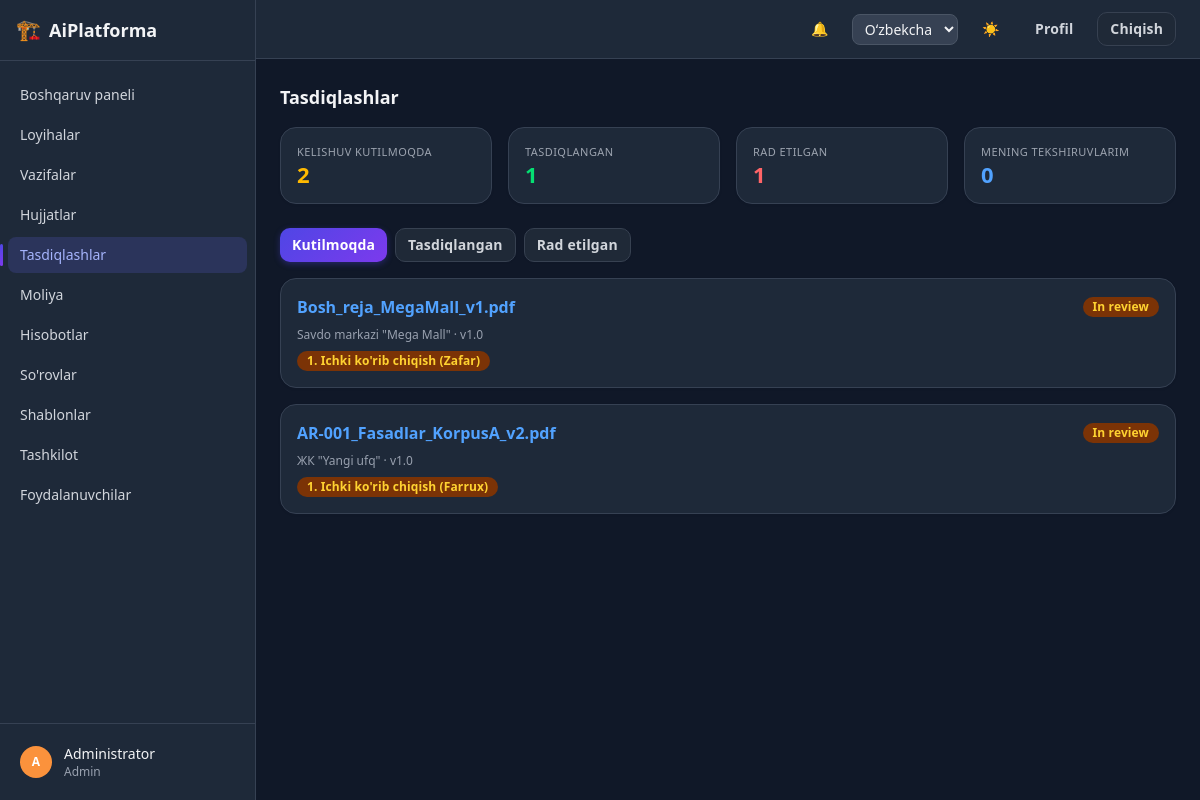
Screenshot of /documents/approvals/ (signed in) with the database file from the repository.
### apps/accounts/models.py (models this page shows, shortened)
class User(AbstractBaseUser, PermissionsMixin):
    class Role(models.TextChoices):
        ADMIN = "admin", _("Admin")
        MANAGER = "manager", _("Manager")
        GIP = "gip", _("GIP")
        GIP_ASSISTANT = "gip_assistant", _("GIP assistant")
        DESIGNER = "designer", _("Designer")
        REVIEWER = "reviewer", _("Reviewer")
        CLIENT = "client", _("Client")
    id = models.UUIDField(primary_key=True, default=uuid.uuid4, editable=False)
    email = models.EmailField(unique=True)
    full_name = models.CharField(max_length=255)
    role = models.CharField(max_length=20, choices=Role.choices, default=Role.DESIGNER)
    department = models.CharField(max_length=255, blank=True, null=True)
    phone = models.CharField(max_length=50, blank=True, null=True)
    avatar = models.ImageField(upload_to="avatars/", blank=True, null=True)
    telegram_chat_id = models.CharField(max_length=64, blank=True, null=True)
    is_active = models.BooleanField(default=True)
    is_staff = models.BooleanField(default=False)
    is_verified = models.BooleanField(default=False)
    totp_secret = models.CharField(max_length=64, blank=True, null=True)
    two_factor_enabled = models.BooleanField(default=False)
    created_at = models.DateTimeField(auto_now_add=True)
    updated_at = models.DateTimeField(auto_now=True)
    objects = UserManager()
    USERNAME_FIELD = "email"
    REQUIRED_FIELDS = ["full_name"]
    class Meta:
        ordering = ["full_name"]
    def get_short_name(self):
        return self.full_name.split()[0] if self.full_name else self.email

### apps/documents/models.py (models this page shows, shortened)
class Document(models.Model):
    id = models.UUIDField(primary_key=True, default=uuid.uuid4, editable=False)
    name = models.CharField(max_length=255)
    doc_type = models.CharField(max_length=50, blank=True, null=True)
    project = models.ForeignKey("projects.Project", on_delete=models.CASCADE, related_name="documents")
    section = models.ForeignKey(
        "projects.Section", on_delete=models.SET_NULL, null=True, blank=True, related_name="documents"
    )
    uploaded_by = models.ForeignKey(
        settings.AUTH_USER_MODEL, on_delete=models.PROTECT, related_name="uploaded_documents"
    )
    version = models.CharField(max_length=20, default="1.0")
    status = models.CharField(max_length=20, choices=DocumentStatus.choices, default=DocumentStatus.DRAFT)
    file = models.FileField(upload_to="documents/%Y/%m/", blank=True, null=True)
    file_size = models.PositiveIntegerField(default=0)
    mime_type = models.CharField(max_length=100, blank=True, null=True)
    deadline = models.DateField(blank=True, null=True)
    created_at = models.DateTimeField(auto_now_add=True)
    updated_at = models.DateTimeField(auto_now=True)
    class Meta:
        ordering = ["-created_at"]

class ApprovalStage(models.Model):
    id = models.UUIDField(primary_key=True, default=uuid.uuid4, editable=False)
    document = models.ForeignKey(Document, on_delete=models.CASCADE, related_name="approval_stages")
    stage_order = models.PositiveIntegerField()
    stage_name = models.CharField(max_length=100)
    reviewer = models.ForeignKey(
        settings.AUTH_USER_MODEL, on_delete=models.PROTECT, related_name="approval_stages"
    )
    status = models.CharField(max_length=20, choices=ApprovalStatus.choices, default=ApprovalStatus.PENDING)
    comment = models.CharField(max_length=1000, blank=True, null=True)
    reviewed_at = models.DateTimeField(blank=True, null=True)
    created_at = models.DateTimeField(auto_now_add=True)
    class Meta:
        ordering = ["stage_order"]

### apps/projects/models.py (models this page shows, shortened)
class Project(models.Model):
    class Stage(models.TextChoices):
        CONCEPT = "concept", _("Concept")
        PRELIMINARY = "preliminary", _("Preliminary design")
        WORKING_DOCS = "working_docs", _("Working documentation")
        EXPERTISE = "expertise", _("Expertise")
        CONSTRUCTION = "construction", _("Construction")
    class Status(models.TextChoices):
        ACTIVE = "active", _("Active")
        ON_HOLD = "on_hold", _("On hold")
        COMPLETED = "completed", _("Completed")
        CANCELLED = "cancelled", _("Cancelled")
    id = models.UUIDField(primary_key=True, default=uuid.uuid4, editable=False)
    name = models.CharField(max_length=255)
    description = models.CharField(max_length=2000, blank=True, null=True)
    client_name = models.CharField(max_length=255, blank=True, null=True)
    client_contact = models.CharField(max_length=255, blank=True, null=True)
    address = models.CharField(max_length=500, blank=True, null=True)
    stage = models.CharField(max_length=20, choices=Stage.choices, default=Stage.CONCEPT)
    status = models.CharField(max_length=20, choices=Status.choices, default=Status.ACTIVE)
    start_date = models.DateField(blank=True, null=True)
    deadline = models.DateField(blank=True, null=True)
    budget = models.FloatField(default=0)
    paid_amount = models.FloatField(default=0)
    created_by = models.ForeignKey(
        settings.AUTH_USER_MODEL, on_delete=models.PROTECT, related_name="created_projects"
    )
    created_at = models.DateTimeField(auto_now_add=True)
    updated_at = models.DateTimeField(auto_now=True)
    class Meta:
        ordering = ["-created_at"]

### apps/documents/views.py (the view)
# urls.py: path("approvals/", views.approvals_list, name="approvals"),
@login_required
def approvals_list(request):
    tab = request.GET.get("tab", "pending")
    base = _visible_documents(request.user)
    if tab == "approved":
        documents = base.filter(status=DocumentStatus.APPROVED)
    elif tab == "rejected":
        documents = base.filter(status=DocumentStatus.REJECTED)
    else:
        documents = base.filter(status=DocumentStatus.REVIEW)
    stat_cards = [
        {"label": _("Awaiting approval"), "value": base.filter(status=DocumentStatus.REVIEW).count(),
         "color": "text-amber-600 dark:text-amber-400"},
        {"label": _("Approved"), "value": base.filter(status=DocumentStatus.APPROVED).count(),
         "color": "text-green-600 dark:text-green-400"},
        {"label": _("Rejected"), "value": base.filter(status=DocumentStatus.REJECTED).count(),
         "color": "text-red-600 dark:text-red-400"},
        {"label": _("My pending reviews"), "value": ApprovalStage.objects.filter(
            reviewer=request.user, status=ApprovalStatus.PENDING,
            document__in=base).count(),
         "color": "text-blue-600 dark:text-blue-400"},
    ]
    return render(request, "documents/approvals_list.html", {
        "documents": documents.prefetch_related("approval_stages__reviewer"),
        "tab": tab,
        "stat_cards": stat_cards,
    })

### templates/documents/approvals_list.html (shortened to what this page needs)
{% extends "base.html" %}
{% load i18n core_extras document_extras %}
{% block page_title %}{% trans "Approvals" %}{% endblock %}
{% block content %}
{% include "partials/stat_cards.html" %}
<div class="mb-4 flex gap-2">
  <a href="?tab=pending" class="btn btn-sm {% if tab == 'pending' %}btn-primary{% else %}btn-secondary{% endif %}">{% trans "Pending" %}</a>
  <a href="?tab=approved" class="btn btn-sm {% if tab == 'approved' %}btn-primary{% else %}btn-secondary{% endif %}">{% trans "Approved" %}</a>
  <a href="?tab=rejected" class="btn btn-sm {% if tab == 'rejected' %}btn-primary{% else %}btn-secondary{% endif %}">{% trans "Rejected" %}</a>
</div>
<div class="space-y-4">
  {% for document in documents %}
    <div class="card p-4">
      <div class="mb-2 flex items-center justify-between">
        <a href="{% url 'documents:detail' document.pk %}" class="font-semibold text-blue-600 hover:underline dark:text-blue-400">{{ document.name }}</a>
        <span class="{{ document.status|document_status_badge }}">{{ document.get_status_display }}</span>
      </div>
      <p class="mb-2 text-xs text-gray-500 dark:text-gray-400">{{ document.project.name }} · v{{ document.version }}</p>
      <div class="flex flex-wrap gap-2 text-xs">
        {% for stage in document.approval_stages.all %}
          <span class="{{ stage.status|approval_status_badge }}">
            {{ stage.stage_order }}. {{ stage.stage_name }} ({{ stage.reviewer.get_short_name }})
          </span>
        {% endfor %}
      </div>
    </div>
  {% empty %}
    <p class="text-center text-sm text-gray-500 dark:text-gray-400">{% trans "Nothing here." %}</p>
  {% endfor %}
</div>
{% endblock %}

### templates/partials/sidebar.html
{% load i18n core_extras %}
<aside class="hidden w-64 shrink-0 flex-col border-r border-gray-200 bg-white dark:border-gray-700 dark:bg-gray-800 md:flex">
  <div class="flex items-center gap-2 border-b border-gray-200 px-4 py-4 dark:border-gray-700">
    <span class="text-xl">🏗️</span>
    <span class="text-lg font-semibold">AiPlatforma</span>
  </div>
  <nav class="flex-1 space-y-1 overflow-y-auto px-2 py-4 text-sm">
    {% url 'core:dashboard' as dashboard_url %}
    <a href="{{ dashboard_url }}" class="flex items-center gap-3 rounded-lg px-3 py-2 font-medium
      {% if request.path == dashboard_url %}bg-blue-50 text-blue-700 dark:bg-blue-950 dark:text-blue-300{% else %}text-gray-600 hover:bg-gray-100 dark:text-gray-300 dark:hover:bg-gray-700{% endif %}">
      {% trans "Dashboard" %}
    </a>
    {% url 'projects:list' as projects_url %}
    <a href="{{ projects_url }}" class="flex items-center gap-3 rounded-lg px-3 py-2 font-medium
      {% if request.path|slice:":9" == "/projects" %}bg-blue-50 text-blue-700 dark:bg-blue-950 dark:text-blue-300{% else %}text-gray-600 hover:bg-gray-100 dark:text-gray-300 dark:hover:bg-gray-700{% endif %}">
      {% trans "Projects" %}
    </a>
    {% url 'tasks:board' as tasks_url %}
    <a href="{{ tasks_url }}" class="flex items-center gap-3 rounded-lg px-3 py-2 font-medium
      {% if request.path|slice:":6" == "/tasks" %}bg-blue-50 text-blue-700 dark:bg-blue-950 dark:text-blue-300{% else %}text-gray-600 hover:bg-gray-100 dark:text-gray-300 dark:hover:bg-gray-700{% endif %}">
      {% trans "Tasks" %}
    </a>
    {% url 'documents:list' as documents_url %}
    <a href="{{ documents_url }}" class="flex items-center gap-3 rounded-lg px-3 py-2 font-medium
      {% if request.path == documents_url %}bg-blue-50 text-blue-700 dark:bg-blue-950 dark:text-blue-300{% else %}text-gray-600 hover:bg-gray-100 dark:text-gray-300 dark:hover:bg-gray-700{% endif %}">
      {% trans "Documents" %}
    </a>
    {% url 'documents:approvals' as approvals_url %}
    <a href="{{ approvals_url }}" class="flex items-center gap-3 rounded-lg px-3 py-2 font-medium
      {% if request.path == approvals_url %}bg-blue-50 text-blue-700 dark:bg-blue-950 dark:text-blue-300{% else %}text-gray-600 hover:bg-gray-100 dark:text-gray-300 dark:hover:bg-gray-700{% endif %}">
      {% trans "Approvals" %}
    </a>
    {% url 'finance:home' as finance_url %}
    <a href="{{ finance_url }}" class="flex items-center gap-3 rounded-lg px-3 py-2 font-medium
      {% if request.path == finance_url %}bg-blue-50 text-blue-700 dark:bg-blue-950 dark:text-blue-300{% else %}text-gray-600 hover:bg-gray-100 dark:text-gray-300 dark:hover:bg-gray-700{% endif %}">
      {% trans "Finance" %}
    </a>
    {% url 'reports:dashboard' as reports_url %}
    <a href="{{ reports_url }}" class="flex items-center gap-3 rounded-lg px-3 py-2 font-medium
      {% if request.path == reports_url %}bg-blue-50 text-blue-700 dark:bg-blue-950 dark:text-blue-300{% else %}text-gray-600 hover:bg-gray-100 dark:text-gray-300 dark:hover:bg-gray-700{% endif %}">
      {% trans "Reports" %}
    </a>
    {% url 'requests_app:list' as requests_url %}
    <a href="{{ requests_url }}" class="flex items-center gap-3 rounded-lg px-3 py-2 font-medium
      {% if request.path|slice:":9" == "/requests" %}bg-blue-50 text-blue-700 dark:bg-blue-950 dark:text-blue-300{% else %}text-gray-600 hover:bg-gray-100 dark:text-gray-300 dark:hover:bg-gray-700{% endif %}">
      {% trans "Requests" %}
    </a>
    {% url 'document_templates:list' as templates_url %}
    <a href="{{ templates_url }}" class="flex items-center gap-3 rounded-lg px-3 py-2 font-medium
      {% if request.path|slice:":10" == "/templates" %}bg-blue-50 text-blue-700 dark:bg-blue-950 dark:text-blue-300{% else %}text-gray-600 hover:bg-gray-100 dark:text-gray-300 dark:hover:bg-gray-700{% endif %}">
      {% trans "Templates" %}
    </a>
    {% url 'organization:list' as organization_url %}
    <a href="{{ organization_url }}" class="flex items-center gap-3 rounded-lg px-3 py-2 font-medium
      {% if request.path == organization_url %}bg-blue-50 text-blue-700 dark:bg-blue-950 dark:text-blue-300{% else %}text-gray-600 hover:bg-gray-100 dark:text-gray-300 dark:hover:bg-gray-700{% endif %}">
      {% trans "Organization" %}
    </a>
    {% url 'accounts:user_list' as users_url %}
    <a href="{{ users_url }}" class="flex items-center gap-3 rounded-lg px-3 py-2 font-medium
      {% if request.path == users_url %}bg-blue-50 text-blue-700 dark:bg-blue-950 dark:text-blue-300{% else %}text-gray-600 hover:bg-gray-100 dark:text-gray-300 dark:hover:bg-gray-700{% endif %}">
      {% trans "Users" %}
    </a>
  </nav>
  <div class="border-t border-gray-200 p-3 dark:border-gray-700">
    <a href="{% url 'accounts:profile' %}" class="flex items-center gap-3 rounded-lg px-2 py-2 hover:bg-gray-100 dark:hover:bg-gray-700">
      <span class="flex h-8 w-8 items-center justify-center rounded-full text-xs font-semibold text-white"
            style="background-color: {{ request.user.full_name|avatar_color }};">
        {{ request.user.full_name|initials }}
      </span>
      <span class="truncate text-sm">
        <span class="block font-medium">{{ request.user.get_short_name }}</span>
        <span class="block text-xs text-gray-500 dark:text-gray-400">{{ request.user.get_role_display }}</span>
      </span>
    </a>
  </div>
</aside>

### rows the page displays
User: user.full_name|initials "A", user.get_short_name "Administrator", user.role "Admin"
Document: name "Bosh_reja_MegaMall_v1.pdf", status "In review", project.name "Savdo markazi \"Mega Mall\"", version "1.0"
ApprovalStage: stage_order "1", stage_name "Ichki ko'rib chiqish", reviewer.get_short_name "Zafar"
Document: name "AR-001_Fasadlar_KorpusA_v2.pdf", status "In review", project.name "ЖК \"Yangi ufq\"", version "1.0"
ApprovalStage: stage_order "1", stage_name "Ichki ko'rib chiqish", reviewer.get_short_name "Farrux"

### other values shown
{{ s.label }} "KELISHUV KUTILMOQDA" "TASDIQLANGAN" "RAD ETILGAN" "MENING TEKSHIRUVLARIM"
{{ s.value }} "2" "1" "1" "0"
form field language "Oʻzbekcha"
